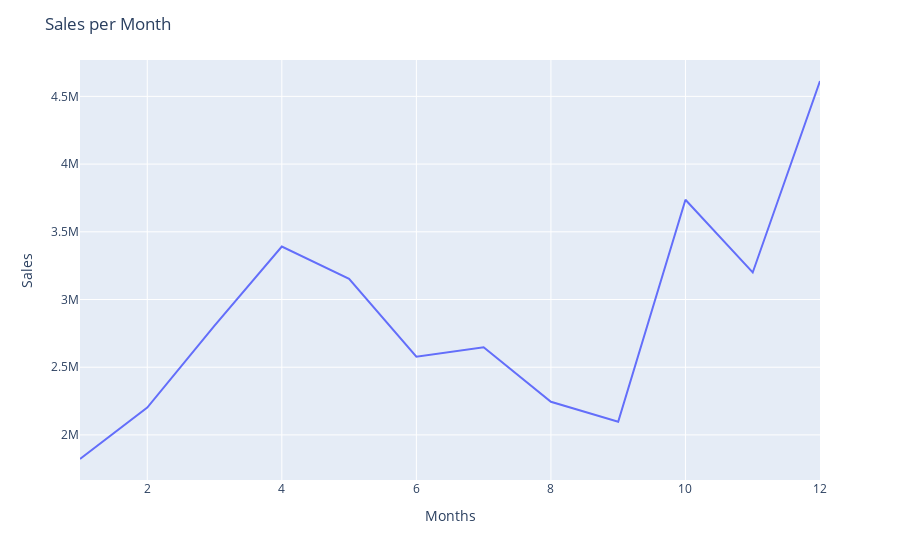

Notebook code cell kept with this figure:
### Code cell
# Another way we can plot this is to use plotly.express
fig = px.line(grouped_data,
             x= 'month', y = 'Sales')
fig.update_traces(mode = 'lines')
fig.update_layout(title = 'Sales per Month',
                 xaxis_title = 'Months',
                 yaxis_title = 'Sales')
fig.show()

### Figure 1 — Plotly figure (JSON) as saved in the notebook; plotly's stock layout.template omitted (floating-point values rounded to 4 significant figures)
{"data": [{"hovertemplate": "month=%{x}<br>Sales=%{y}<extra></extra>", "legendgroup": "", "line": {"color": "#636efa", "dash": "solid"}, "marker": {"symbol": "circle"}, "mode": "lines", "name": "", "orientation": "v", "showlegend": false, "type": "scatter", "x": [1, 2, 3, 4, 5, 6, 7, 8, 9, 10, 11, 12], "xaxis": "x", "y": [1822000.0, 2202000.0, 2807000.0, 3391000.0, 3153000.0, 2578000.0, 2648000.0, 2244000.0, 2098000.0, 3737000.0, 3200000.0, 4613000.0], "yaxis": "y"}], "layout": {"legend": {"tracegroupgap": 0}, "margin": {"t": 60}, "title": {"text": "Sales per Month"}, "xaxis": {"anchor": "y", "domain": [0, 1], "title": {"text": "Months"}}, "yaxis": {"anchor": "x", "domain": [0, 1], "title": {"text": "Sales"}}}}
